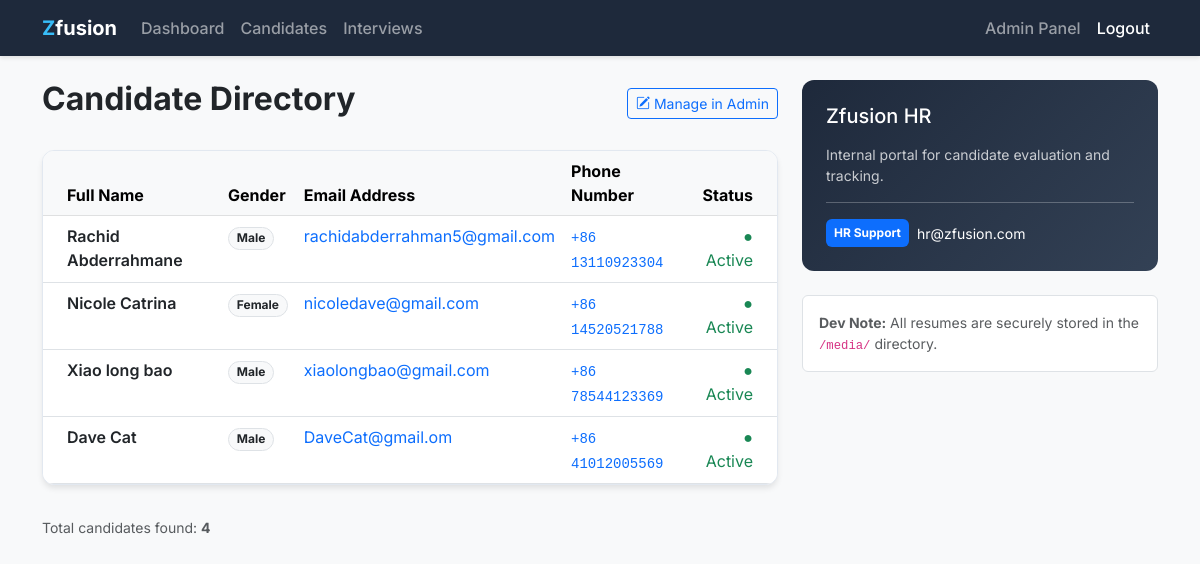
The page /candidates/ (signed in) on the database as committed earlier.
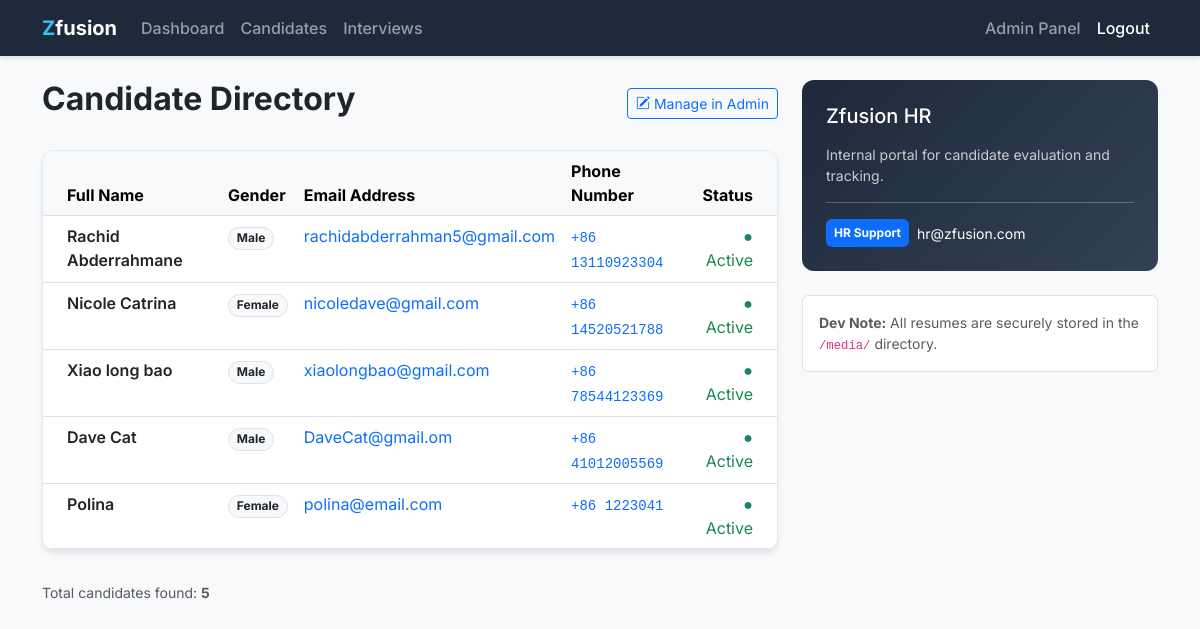
The same page on the database as committed later.
### candidates/models.py (models this page shows, shortened)
class Candidate(models.Model):
    name = models.CharField(max_length=100, unique=True)
    phone= models.CharField(max_length=12, unique=True)
    email = models.EmailField(unique=True)
    cv = models.FileField(upload_to=get_upload_path)
    gender = models.CharField(choices=(	('',''),('male','Male'),('female', 'Female')), max_length=10, blank=True, null=True)
    country = CountryField(blank=True)

### candidates/views.py (the view)
# urls.py: path('candidates/', candidate_views.candidate_list, name='list'),
def candidate_list(request):
    all_candidates = Candidate.objects.all()
    context={'all_candidates': all_candidates}
    return render(request, 'candidates/list.html', context)

### candidates/templates/candidates/list.html (shortened to what this page needs)
{% extends "base.html" %}
{% block content %}
{% if user.is_authenticated %}
    <div class="d-flex justify-content-between align-items-center mb-4">
        <h2 class="fw-bold text-dark">Candidate Directory</h2>
        {% if all_candidates %}
            <a href="{% url 'admin:index' %}" class="btn btn-outline-primary btn-sm">
                <i class="bi bi-pencil-square"></i> Manage in Admin
            </a>
        {% endif %}
    </div>
    {% if all_candidates %}
    <div class="content-section p-0 overflow-hidden">
        <div class="table-responsive">
            <table class="table table-hover mb-0">
                <thead class="table-light">
                    <tr>
                        <th class="ps-4">Full Name</th>
                        <th>Gender</th>
                        <th>Email Address</th>
                        <th>Phone Number</th>
                        <th class="text-end pe-4">Status</th>
                    </tr>
                </thead>
                <tbody>
                    {% for candidate in all_candidates %}
                    <tr>
                        <td class="ps-4 fw-semibold text-dark">{{ candidate.name }}</td>
                        <td>
                            <span class="badge rounded-pill bg-light text-dark border">
                                {{ candidate.gender|title }}
                            </span>
                        </td>
                        <td><a href="mailto:{{ candidate.email }}" class="text-decoration-none">{{ candidate.email }}</a></td>
                        <td><code class="text-primary">+86 {{ candidate.phone }}</code></td>
                        <td class="text-end pe-4">
                            <span class="text-success">● Active</span>
                        </td>
                    </tr>
                    {% endfor %}
                </tbody>
            </table>
        </div>
    </div>
    <div class="mt-3 text-muted small">
        <p>Total candidates found: <strong>{{ all_candidates|length }}</strong></p>
    </div>
    {% endif %}
{% endif %}
{% endblock content %}

### templates/base.html (shortened to what this page needs)
<!DOCTYPE html>
{% load static %}
<html lang="en">
<head>
    <link rel="stylesheet" href="https://cdn.jsdelivr.net/npm/bootstrap-icons@1.11.0/font/bootstrap-icons.css">
    <link href="https://cdn.jsdelivr.net/npm/bootstrap@5.3.0/dist/css/bootstrap.min.css" rel="stylesheet">
</head>
<body>
    <header class="site-header">
      <nav class="navbar navbar-expand-lg navbar-dark fixed-top">
        <div class="container">
          <a class="navbar-brand fw-bold" href="{% url 'home' %}">
             <span style="color: #38bdf8;">Z</span>fusion
          </a>
          <div class="collapse navbar-collapse" id="navbarToggle">
            <ul class="navbar-nav me-auto mb-2 mb-lg-0">
              <li class="nav-item"><a class="nav-link" href="{% url 'home' %}">Dashboard</a></li>
              <li class="nav-item"><a class="nav-link" href="{% url 'list' %}">Candidates</a></li>
              <li class="nav-item"><a class="nav-link" href="{% url 'interviews' %}">Interviews</a></li>
            </ul>
            <div class="navbar-nav align-items-center">
               {% if user.is_authenticated %}
                <a class="nav-item nav-link" href="{% url 'admin:index' %}">Admin Panel</a>
                <form method="post" action="{% url 'logout' %}">
                    <button type="submit" class="nav-link btn btn-link text-white" style="display: inline; cursor: pointer;">
                        Logout
                    </button>
                </form>
               {% else %}
                <a class="btn btn-primary btn-sm px-4" href="{% url 'login' %}">Login</a>
                <a class="nav-item nav-link ms-2" href="{% url 'register' %}">Sign Up</a>
               {% endif %}
            </div>
          </div>
        </div>
      </nav>
    </header>
    <main class="container">
      <div class="row">
        <div class="col-lg-8">
            {% block content %}{% endblock %}
        </div>
        <div class="col-lg-4">
          <div class="sidebar-card">
            <h5 class="mb-3">Zfusion HR</h5>
            <p class="small opacity-75">Internal portal for candidate evaluation and tracking.</p>
            <hr class="opacity-25">
            <div class="d-flex align-items-center">
                <div class="badge bg-primary p-2 me-2">HR Support</div>
                <span class="small">hr@zfusion.com</span>
            </div>
          </div>
          <div class="mt-4 p-3 border rounded bg-white small text-muted">
            <strong>Dev Note:</strong> All resumes are securely stored in the <code>/media/</code> directory.
          </div>
        </div>
      </div>
    </main>
</body>
</html>

### templates/base.html (style rules this page uses)
body { font-family: 'Inter', sans-serif; background-color: #f8f9fa; padding-top: 80px; }
.navbar { background-color: #1e293b !important; box-shadow: 0 2px 4px rgba(0,0,0,0.1); }
.content-section { background: #ffffff; padding: 2rem; border-radius: 12px; border: 1px solid #e2e8f0; margin-bottom: 2rem; box-shadow: 0 4px 6px -1px rgba(0,0,0,0.1); }
.sidebar-card { background: linear-gradient(135deg, #1e293b 0%, #334155 100%); color: white; border-radius: 12px; padding: 1.5rem; }
.nav-link { font-weight: 500; transition: color 0.3s; }

Rows that differ between the two databases and show on the page:
added Candidate: name "Polina", gender "Female", email "polina@email.com", phone "1223041"
Other text that changed with them:
{{ all_candidates|length }}: "4" → "5"
